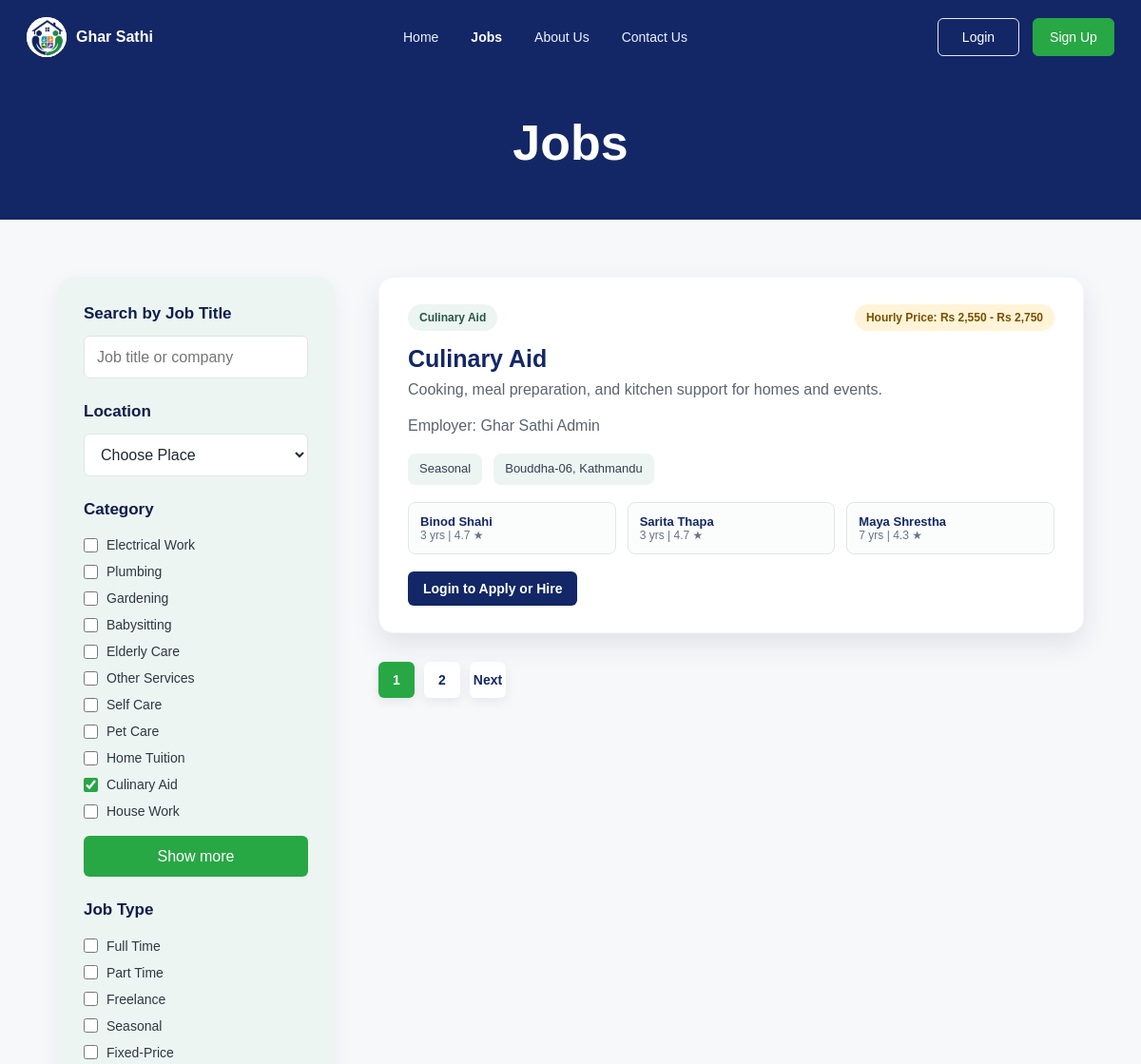
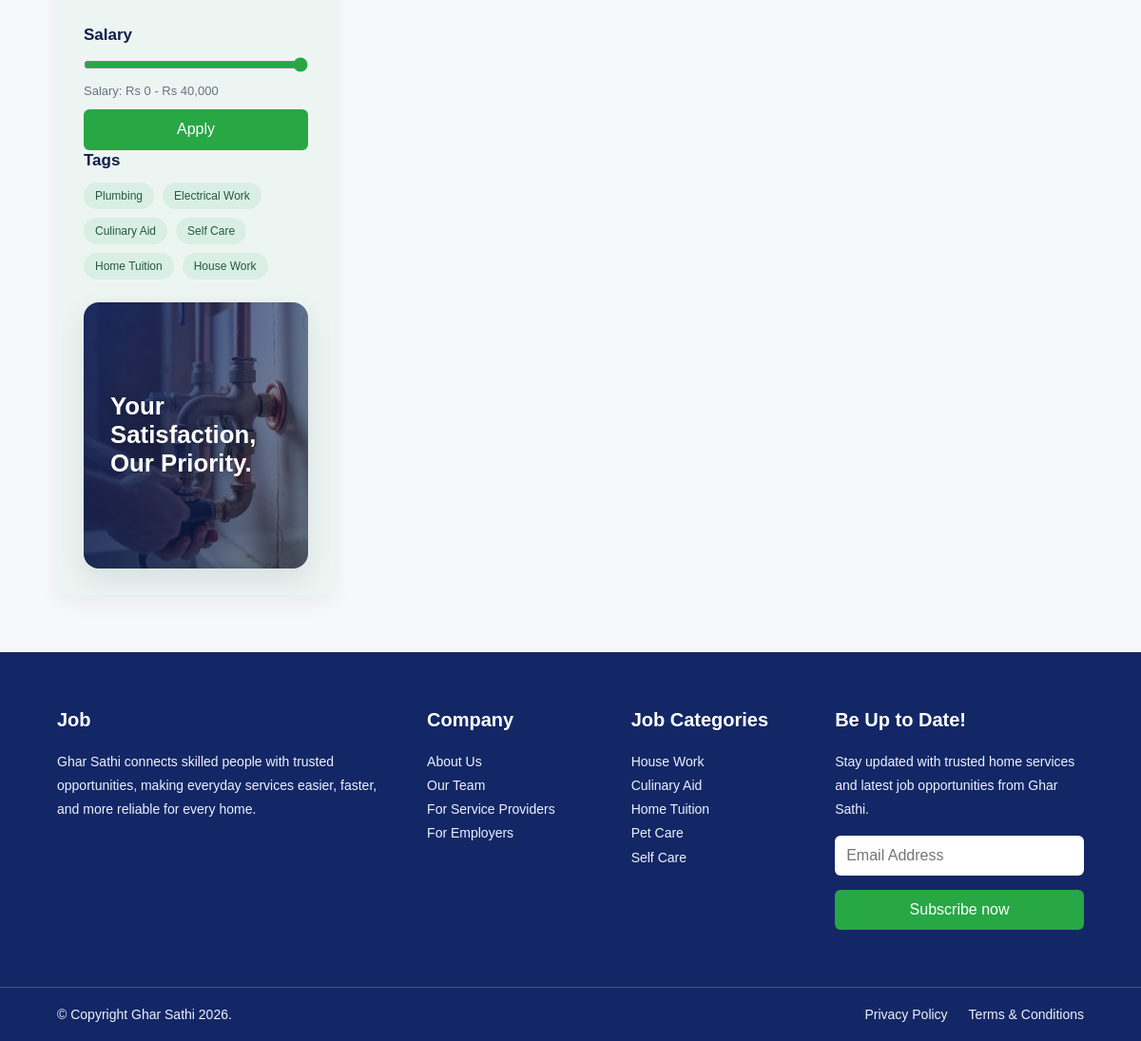
/JobsPage/jobs.php?category=Culinary+Aid, run on the app's committed database (2 pictures, top to bottom).
### tables this page shows
CREATE TABLE IF NOT EXISTS jobs (
    job_id INT AUTO_INCREMENT PRIMARY KEY,
    employer_id INT NOT NULL,
    category_id INT NOT NULL,
    title VARCHAR(150) NOT NULL,
    description TEXT,
    job_type VARCHAR(50),
    salary DECIMAL(10,2) DEFAULT 0,
    location VARCHAR(100),
    created_at TIMESTAMP DEFAULT CURRENT_TIMESTAMP,
    FOREIGN KEY (employer_id) REFERENCES users(user_id) ON DELETE CASCADE,
    FOREIGN KEY (category_id) REFERENCES categories(category_id) ON DELETE CASCADE
);

CREATE TABLE IF NOT EXISTS categories (
    category_id INT AUTO_INCREMENT PRIMARY KEY,
    category_name VARCHAR(100) NOT NULL UNIQUE
);

CREATE TABLE IF NOT EXISTS users (
    user_id INT AUTO_INCREMENT PRIMARY KEY,
    full_name VARCHAR(100) NOT NULL,
    username VARCHAR(50) UNIQUE,
    email VARCHAR(100) UNIQUE NOT NULL,
    phone VARCHAR(20),
    password VARCHAR(255) NOT NULL,
    role ENUM('Employer','Worker','Admin') NOT NULL DEFAULT 'Employer',
    created_at TIMESTAMP DEFAULT CURRENT_TIMESTAMP
);

### JobsPage/jobs.php (the view, shortened to what this page needs)
<?php
require_once __DIR__ . '/../includes/app.php';
$jobs = $fallbackJobs;
$result = mysqli_query(
    $conn,
    'SELECT jobs.job_id, jobs.category_id, jobs.title, jobs.description, jobs.job_type, jobs.salary, jobs.location,
            categories.category_name, users.full_name AS employer_name
     FROM jobs
     INNER JOIN categories ON categories.category_id = jobs.category_id
     INNER JOIN users ON users.user_id = jobs.employer_id
     ORDER BY jobs.job_id DESC'
);
if ($result && mysqli_num_rows($result) > 0) {
    $jobs = [];
    $minutes = 10;
    while ($row = mysqli_fetch_assoc($result)) {
        $jobs[] = [
            'job_id' => (int) $row['job_id'],
            'category_id' => (int) $row['category_id'],
            'time' => 'Recently',
            'title' => $row['title'] ?? '',
            'description' => $row['description'] ?? '',
            'category' => $row['category_name'] ?? '',
            'type' => $row['job_type'] ?? '',
            'salary' => 'Rs ' . number_format((float) ($row['salary'] ?? 0), 0),
            'location' => $row['location'] ?? '',
            'employer' => $row['employer_name'] ?? '',
            'salary_max' => (float) ($row['salary'] ?? 0),
            'minutes' => $minutes,
        ];
        $minutes += 2;
    }
}
$initialSearch = trim($_GET['search'] ?? '');
$initialCategory = trim($_GET['category'] ?? '');
$categoriesForFilter = array_values(array_unique(array_filter(array_map(fn($job) => $job['category'] ?? '', $jobs))));
$user = current_user($conn);
$userRole = $user['role'] ?? '';
function hourly_price_range_for_category(mysqli $conn, int $categoryId): string {
    static $ranges = [];
    if (!worker_hourly_rate_available($conn)) {
        $ranges[$categoryId] = '';
        return '';
    }
    $stmt = mysqli_prepare(
        $conn,
        "SELECT MIN(COALESCE(wp.hourly_rate, 2000)) AS min_rate,
                MAX(COALESCE(wp.hourly_rate, 2000)) AS max_rate
         FROM users u
         INNER JOIN (
             SELECT worker_id, MAX(profile_id) AS profile_id
             FROM worker_profiles
             GROUP BY worker_id
         ) latest_profile ON latest_profile.worker_id = u.user_id
         INNER JOIN worker_profiles wp ON wp.profile_id = latest_profile.profile_id
         INNER JOIN worker_categories wc ON wc.worker_id = u.user_id
         WHERE u.role = 'Worker'
           AND wp.verification_status = 'Approved'
           AND wc.category_id = ?"
    );
    mysqli_stmt_bind_param($stmt, 'i', $categoryId);
    mysqli_stmt_execute($stmt);
    $result = mysqli_stmt_get_result($stmt);
    $row = $result ? mysqli_fetch_assoc($result) : null;
    $minRate = (float) ($row['min_rate'] ?? 0);
    $maxRate = (float) ($row['max_rate'] ?? 0);
    if ($minRate <= 0 && $maxRate <= 0) {
        $ranges[$categoryId] = '';
    } elseif ($minRate === $maxRate) {
        $ranges[$categoryId] = 'Hourly Price: Rs ' . number_format($minRate, 0);
    } else {
        $ranges[$categoryId] = 'Hourly Price: Rs ' . number_format($minRate, 0) . ' - Rs ' . number_format($maxRate, 0);
    }
    return $ranges[$categoryId];
}
?>
<!DOCTYPE html>
<html lang="en">
<head>
<link rel="stylesheet" href="jobs.css">
<link rel="stylesheet" href="https://cdnjs.cloudflare.com/ajax/libs/font-awesome/6.7.1/css/all.min.css">
</head>
<body>
<header class="site-header">
<section class="hero"><h1>Jobs</h1></section>
</header>
<main class="jobs-section">
<aside class="filter-box" aria-label="Job filters">
<form id="jobFilterForm">
<div class="filter-group"><h3>Search by Job Title</h3><input id="jobSearch" type="search" placeholder="Job title or company" value="<?php echo e($initialSearch); ?>"></div>
<div class="filter-group">
<h3>Location</h3>
<select id="locationFilter">
<option value="">Choose Place</option>
</select>
</div>
<div class="filter-group">
<h3>Category</h3>
<?php foreach ($categoriesForFilter as $categoryName): ?>
<label><input type="checkbox" name="category" value="<?php echo e($categoryName); ?>" <?php echo $initialCategory === $categoryName ? 'checked' : ''; ?>> <?php echo e($categoryName); ?></label>
<?php endforeach; ?>
<button class="show-btn" type="button">Show more</button>
</div>
<div class="filter-group">
<h3>Job Type</h3>
<label><input type="checkbox" name="type" value="Full/Part Time"> Full Time</label>
<label><input type="checkbox" name="type" value="Part time"> Part Time</label>
<label><input type="checkbox" name="type" value="Freelance"> Freelance</label>
<label><input type="checkbox" name="type" value="Seasonal"> Seasonal</label>
<label><input type="checkbox" name="type" value="Fixed-Price"> Fixed-Price</label>
</div>
<div class="filter-group">
<h3>Salary</h3>
<input id="salaryRange" type="range" min="0" max="40000" value="40000">
<p class="salary-text">Salary: Rs 0 - Rs <span id="salaryValue">40,000</span></p>
<button class="apply-btn" type="submit">Apply</button>
</div>
</form>
<div class="filter-group tags-group">
<h3>Tags</h3>
<div class="tags">
<button type="button" data-tag="Plumbing">Plumbing</button>
<button type="button" data-tag="Electrical Work">Electrical Work</button>
<button type="button" data-tag="Culinary Aid">Culinary Aid</button>
<button type="button" data-tag="Self Care">Self Care</button>
<button type="button" data-tag="Home Tuition">Home Tuition</button>
<button type="button" data-tag="House Work">House Work</button>
</div>
</div>
<div class="priority-panel" aria-label="Ghar Sathi promise"><p>Your<br>Satisfaction,<br>Our Priority.</p></div>
</aside>
<section class="job-container" aria-label="Available jobs">
<div class="job-list" id="jobList">
<?php foreach ($jobs as $index => $job): ?>
<?php
$jobId = (int) ($job['job_id'] ?? 0);
$categoryId = (int) ($job['category_id'] ?? 0);
$hourlyPriceRange = hourly_price_range_for_category($conn, $categoryId);
$verifiedWorkers = fetch_workers_for_category($conn, (int) ($job['category_id'] ?? 0), 3);
?>
<article class="job-card" data-page="<?php echo $index < 6 ? '1' : '2'; ?>" data-title="<?php echo e($job['title']); ?>" data-category="<?php echo e($job['category']); ?>" data-type="<?php echo e($job['type']); ?>" data-location="<?php echo e($job['location']); ?>" data-salary="<?php echo e($job['salary_max']); ?>" data-minutes="<?php echo e($job['minutes']); ?>" <?php echo $index < 6 ? '' : 'hidden'; ?>>
<div class="job-card-head">
<span class="category-badge"><?php echo e($job['category']); ?></span>
<?php if ($hourlyPriceRange !== ''): ?>
<span class="salary-badge"><?php echo e($hourlyPriceRange); ?></span>
<?php endif; ?>
</div>
<h2><?php echo e($job['title']); ?></h2>
<p><?php echo e($job['description']); ?></p>
<p class="job-employer">Employer: <?php echo e($job['employer'] ?? 'Ghar Sathi'); ?></p>
<div class="job-info">
<span><?php echo e($job['type']); ?></span>
<span><?php echo e($job['location']); ?></span>
</div>
<?php if ($verifiedWorkers): ?>
<div class="worker-strip" aria-label="Available workers">
<?php foreach ($verifiedWorkers as $worker): ?>
<a class="mini-worker" href="../DetailsPage/details.php?id=<?php echo e($jobId); ?>#worker-<?php echo e($worker['user_id']); ?>" aria-label="View <?php echo e($worker['full_name']); ?> on this job's details page">
<div><strong><?php echo e($worker['full_name']); ?></strong><span><?php echo e($worker['experience_years']); ?> yrs | <?php echo e(number_format((float) $worker['avg_rating'], 1)); ?> ★</span></div>
</a>
<?php endforeach; ?>
</div>
<?php endif; ?>
<div class="job-actions">
<?php if (!$user): ?>
<a class="secondary-action" href="../LoginPage/login.html">Login to Apply or Hire</a>
<?php elseif ($userRole === 'Worker'): ?>
<a class="secondary-action" href="../AboutUsPage/apply_resume.php?job_id=<?php echo $jobId; ?>">Apply Job</a>
<?php else: ?>
<a class="secondary-action" href="../dasboard/dashboard.php">Manage in Dashboard</a>
<?php endif; ?>
</div>
</article>
<?php endforeach; ?>
</div>
<nav class="pagination" aria-label="Job pages">
<a class="active" href="#" data-page-link="1">1</a>
<a href="#" data-page-link="2">2</a>
<a href="#" data-page-link="next">Next</a>
</nav>
</section>
</main>
</body>
</html>

### data on the page
jobs: category.category_name "Culinary Aid", hourlyPriceRange "Hourly Price: Rs 2,550 - Rs 2,750", title "Culinary Aid", description "Cooking, meal preparation, and kitchen support for homes and events.", employer.full_name "Ghar Sathi Admin", job_type "Seasonal", location "Bouddha-06, Kathmandu"
users: full_name "Binod Shahi", experience_years "3", avg_rating "4.7"
users: full_name "Sarita Thapa", experience_years "3", avg_rating "4.7"
users: full_name "Maya Shrestha", experience_years "7", avg_rating "4.3"

### other printed values
$categoryName "Electrical Work"
$categoryName "Plumbing"
$categoryName "Gardening"
$categoryName "Babysitting"
$categoryName "Elderly Care"
$categoryName "Other Services"
$categoryName "Self Care"
$categoryName "Pet Care"
$categoryName "Home Tuition"
$categoryName "Culinary Aid"
$categoryName "House Work"
